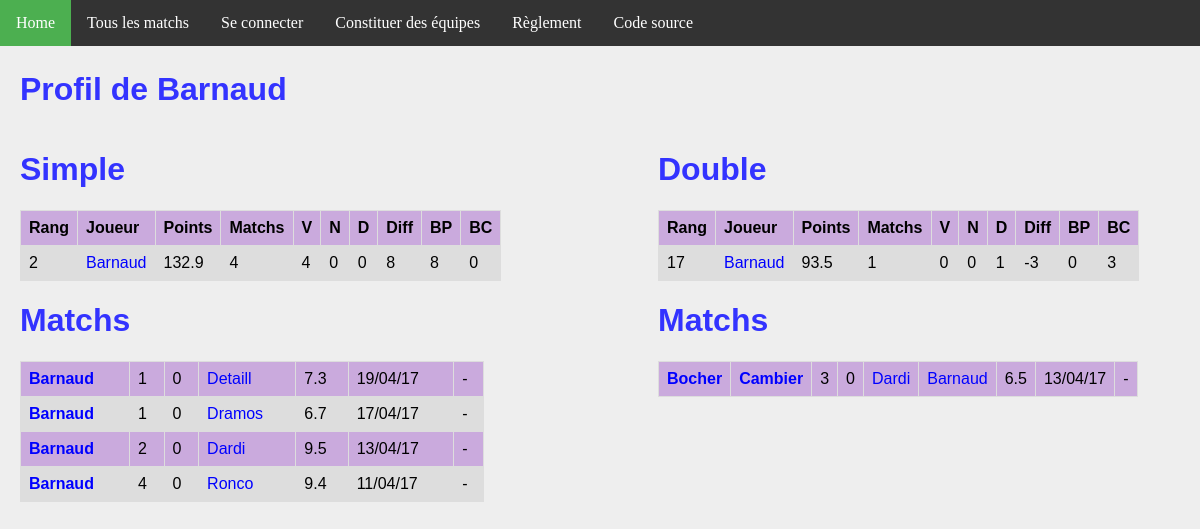
Screenshot of /joueur/19/ with the database file from the repository.
### ranking/models.py (models this page shows, shortened)
class Joueur(models.Model):
    user = models.OneToOneField(User, on_delete=models.CASCADE)
    pseudo = models.CharField(max_length = 50, default="Pax lambda")
    simple_score = models.FloatField(default=100)
    simple_rang = models.IntegerField(default=0)
    simple_victoires = models.IntegerField(default=0)
    simple_nuls = models.IntegerField(default=0)
    simple_defaites = models.IntegerField(default=0)
    simple_buts_pour = models.IntegerField(default=0)
    simple_buts_contre = models.IntegerField(default=0)
    double_score = models.FloatField(default=100)
    double_rang = models.IntegerField(default=0)
    double_victoires = models.IntegerField(default=0)
    double_nuls = models.IntegerField(default=0)
    double_defaites = models.IntegerField(default=0)
    double_buts_pour = models.IntegerField(default=0)
    double_buts_contre = models.IntegerField(default=0)
    @property
    def simple_matchs(self):
        return self.simple_nuls + self.simple_victoires + self.simple_defaites
    @property
    def double_matchs(self):
        return self.double_nuls + self.double_victoires + self.double_defaites
    @property
    def simple_diff(self):
        return self.simple_buts_pour - self.simple_buts_contre
    @property
    def double_diff(self):
        return self.double_buts_pour - self.double_buts_contre

class MatchSimple(models.Model):
    domicile = models.ForeignKey('Joueur', related_name = 'dom')
    exterieur = models.ForeignKey('Joueur', related_name = 'exte')
    date = models.DateTimeField(auto_now_add=True)
    buts_domicile = models.IntegerField(default=0)
    buts_exterieur = models.IntegerField(default=0)
    points = models.FloatField(default=0)
    @property
    def winner(self):
        if self.buts_domicile > self.buts_exterieur:
            return 1.
        elif self.buts_domicile < self.buts_exterieur:
            return 0.
        else:
            return 0.5

class MatchDouble(models.Model):
    domicile_1 = models.ForeignKey('Joueur', related_name = 'dom1')
    domicile_2 = models.ForeignKey('Joueur', related_name = 'dom2')
    exterieur_1 = models.ForeignKey('Joueur', related_name = 'exte1')
    exterieur_2 = models.ForeignKey('Joueur', related_name = 'exte2')
    date = models.DateTimeField(auto_now_add=True)
    buts_domicile = models.IntegerField(default=0)
    buts_exterieur = models.IntegerField(default=0)
    points = models.FloatField(default=0)
    @property
    def winner(self):
        if self.buts_domicile > self.buts_exterieur:
            return 1.
        elif self.buts_domicile < self.buts_exterieur:
            return 0.
        else:
            return 0.5

### ranking/views.py (the view)
# urls.py: url(r'^joueur/(?P<joueur_id>[0-9]+)/$', views.detail_joueur, name='joueur'),
def detail_joueur(request, joueur_id):
    simples_1 = MatchSimple.objects.filter(domicile__id = joueur_id)
    simples_2 = MatchSimple.objects.filter(exterieur__id = joueur_id)
    simples = simples_1 | simples_2
    doubles_1 = MatchDouble.objects.filter(domicile_1__id = joueur_id)
    doubles_2 = MatchDouble.objects.filter(domicile_2__id = joueur_id)
    doubles_3 = MatchDouble.objects.filter(exterieur_1__id = joueur_id)
    doubles_4 = MatchDouble.objects.filter(exterieur_2__id = joueur_id)
    doubles = doubles_1 | doubles_2 | doubles_3 | doubles_4
    context = {
        'joueur': get_object_or_404(Joueur, pk=joueur_id),
        'simple_matchs': simples.order_by('-date').all(),
        'double_matchs': doubles.order_by('-date').all(),
    }
    return render(request, 'joueur.html', context)

### ranking/templatetags/app_filter.py (called while the page is built)
@register.filter(name='decimal')
def decimal(x):
    return '{0:.1f}'.format(x)

### ranking/templates/joueur.html
{% extends 'base.html' %}
{% block body %}
{% load app_filter %}
    <h1>Profil de {{ joueur.pseudo }}</h1>
<div id="column1" style="float:left; margin:0; width:40%;">
    <h1>Simple</h1>
    <table>
        <tr>
            <th>Rang</th>
            <th>Joueur</th>
            <th>Points</th>
            <th>Matchs</th>
            <th>V</th>
            <th>N</th>
            <th>D</th>
            <th>Diff</th>
            <th>BP</th>
            <th>BC</th>
        </tr>
        <tr>
            <td>{{ joueur.simple_rang }}</td>
            <td><a class='joueur' href="{% url 'joueur' joueur.id %}">{{joueur.pseudo}}</a></td>
            <td>{{joueur.simple_score|decimal}}</td>
            <td>{{joueur.simple_matchs}}</td>
            <td>{{joueur.simple_victoires}}</td>
            <td>{{joueur.simple_nuls}}</td>
            <td>{{joueur.simple_defaites}}</td>
            <td>{{joueur.simple_diff}}</td>
            <td>{{joueur.simple_buts_pour}}</td>
            <td>{{joueur.simple_buts_contre}}</td>
        </tr>
    </table>
    <h1>Matchs</h1>
    <table>
        {% for m in simple_matchs %}
        <tr>
            <td {% if m.winner == 1 %} style='font-weight:bold'{% endif %} >
                <a class="joueur" href="{% url 'joueur' m.domicile.id %}">{{m.domicile.pseudo}}</a>
            </td>
            <td>{{m.buts_domicile}}</td>
            <td>{{m.buts_exterieur}}</td>
            <td {% if m.winner == 0 %} style='font-weight:bold'{% endif %} >
                <a class='joueur' href="{% url 'joueur' m.exterieur.id %}">{{m.exterieur.pseudo}}</a>
            </td>
            <td>{{m.points|decimal}}</td>
            <td>{{m.date | date:'d/m/y'}}</td>
            <td>
            {% if m.domicile == request.user.joueur %}
                <a class="joueur" href="{% url 'annuler' m.id %}">Annuler</a>
            {% else %}
                -
            {% endif %}
            </td>
        </tr>
        {% endfor %}
    </table>
</div>
<div id="column2" style="float:left; margin-left:15%;width:40%;">
<h1>Double</h1>
<table>
    <tr>
        <th>Rang</th>
        <th>Joueur</th>
        <th>Points</th>
        <th>Matchs</th>
        <th>V</th>
        <th>N</th>
        <th>D</th>
        <th>Diff</th>
        <th>BP</th>
        <th>BC</th>
    </tr>
    <tr>
        <td>{{ joueur.double_rang }}</td>
        <td><a class='joueur' href="{% url 'joueur' joueur.id %}">{{joueur.pseudo}}</a></td>
        <td>{{joueur.double_score|decimal}}</td>
        <td>{{joueur.double_matchs}}</td>
        <td>{{joueur.double_victoires}}</td>
        <td>{{joueur.double_nuls}}</td>
        <td>{{joueur.double_defaites}}</td>
        <td>{{joueur.double_diff}}</td>
        <td>{{joueur.double_buts_pour}}</td>
        <td>{{joueur.double_buts_contre}}</td>
    </tr>
</table>
<h1>Matchs</h1>
<table>
    {% for m in double_matchs %}
    <tr>
        <td {% if m.winner == 1 %} style='font-weight:bold'{% endif %} >
            <a class="joueur" href="{% url 'joueur' m.domicile_1.id %}">{{m.domicile_1.pseudo}}</a>
        </td>
        <td {% if m.winner == 1 %} style='font-weight:bold'{% endif %} >
            <a class="joueur" href="{% url 'joueur' m.domicile_2.id %}">{{m.domicile_2.pseudo}}</a>
        </td>
        <td>{{m.buts_domicile}}</td>
        <td>{{m.buts_exterieur}}</td>
        <td {% if m.winner == 0 %} style='font-weight:bold'{% endif %} >
            <a class='joueur' href="{% url 'joueur' m.exterieur_1.id %}">{{m.exterieur_1.pseudo}}</a>
        </td>
        <td {% if m.winner == 0 %} style='font-weight:bold'{% endif %} >
            <a class='joueur' href="{% url 'joueur' m.exterieur_2.id %}">{{m.exterieur_2.pseudo}}</a>
        </td>
        <td>{{m.points|decimal}}</td>
        <td>{{m.date | date:'d/m/y'}}</td>
        <td>
        {% if m.domicile_1 == request.user.joueur %}
            <a class="joueur" href="{% url 'annuler_double' m.id %}">Annuler</a>
        {% else %}
            -
        {% endif %}
        </td>
    </tr>
    {% endfor %}
</table>
</div>
{% endblock %}

### ranking/static/fifa.css (style rules this page uses)
h1, h2 { font-family: Arial; color: #3333FF; }
a { color: blue; text-decoration: none; }
body { background: #EEEEEE; margin: 0px; }
table { font-family: arial, sans-serif; border-collapse: collapse; width: 100%; }
td, th { border: 1px solid #dddddd; text-align: left; padding: 8px; }
tr:nth-child(even) { background-color: #DDDDDD; }
tr:nth-child(odd) { background-color: #CAAADD; }

### rows the page displays
Joueur: pseudo "Barnaud", simple_rang "2", simple_score|decimal "132.9", simple_matchs "4", simple_victoires "4", simple_nuls "0", simple_defaites "0", simple_diff "8", simple_buts_pour "8", simple_buts_contre "0", double_rang "17", double_score|decimal "93.5", double_matchs "1", double_victoires "0", double_nuls "0", double_defaites "1", double_diff "-3", double_buts_pour "0", double_buts_contre "3"
MatchSimple: domicile.pseudo "Barnaud", buts_domicile "1", buts_exterieur "0", exterieur.pseudo "Detaill", points|decimal "7.3", date "19/04/17"
MatchSimple: domicile.pseudo "Barnaud", buts_domicile "1", buts_exterieur "0", exterieur.pseudo "Dramos", points|decimal "6.7", date "17/04/17"
MatchSimple: domicile.pseudo "Barnaud", buts_domicile "2", buts_exterieur "0", exterieur.pseudo "Dardi", points|decimal "9.5", date "13/04/17"
MatchSimple: domicile.pseudo "Barnaud", buts_domicile "4", buts_exterieur "0", exterieur.pseudo "Ronco", points|decimal "9.4", date "11/04/17"
MatchDouble: domicile_1.pseudo "Bocher", domicile_2.pseudo "Cambier", buts_domicile "3", buts_exterieur "0", exterieur_1.pseudo "Dardi", exterieur_2.pseudo "Barnaud", points|decimal "6.5", date "13/04/17"
